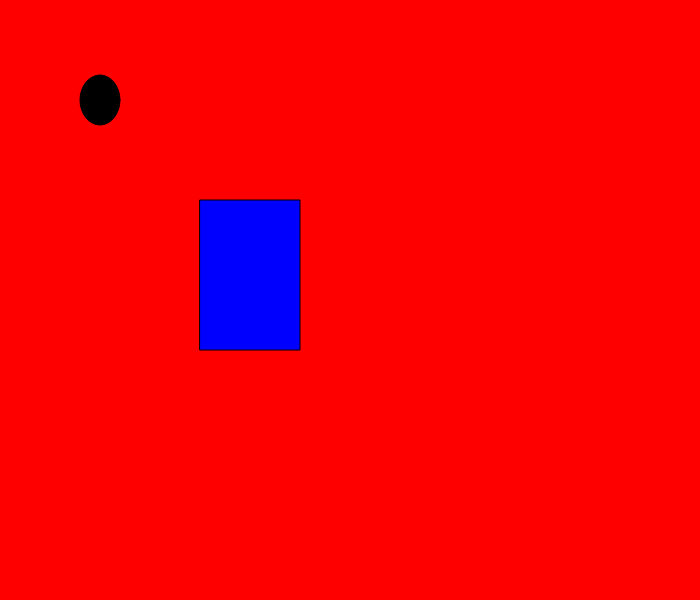
Frame 1 (no input)
Frame 60 (no input): identical to frame 1, image omitted
Frame 120 (the mouse pressed at the canvas centre since frame 60): identical to frame 1, image omitted

The p5.js sketch that drew this single still picture (run headless with seeded random() and noise() and a simulated clock; from frame 60 on, the mouse is pressed at the canvas centre):

// p5.js sketch
// ── sketch.js
function setup() {
  createCanvas(700, 600);
}

function draw(){
	background("red");
  fill("black")
  ellipse(100,100,40,50);
  fill("blue")
  rect(200,200,100,150)

}
